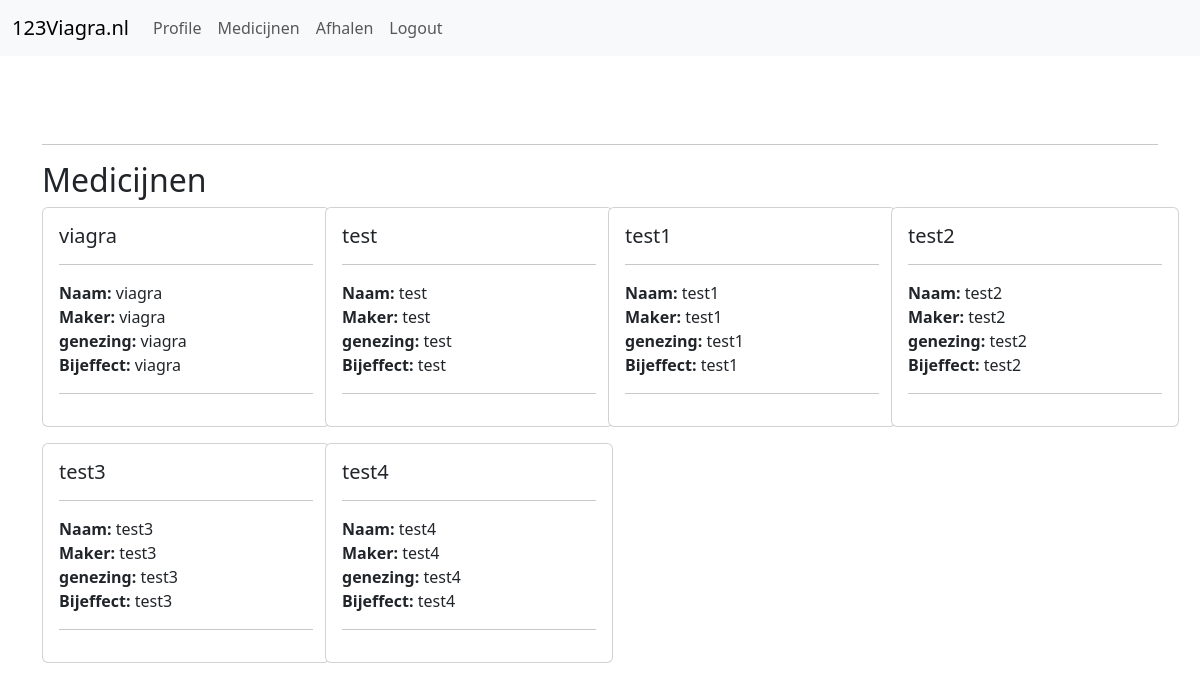
The page /medicijnen/ (signed in) on the database as committed earlier.
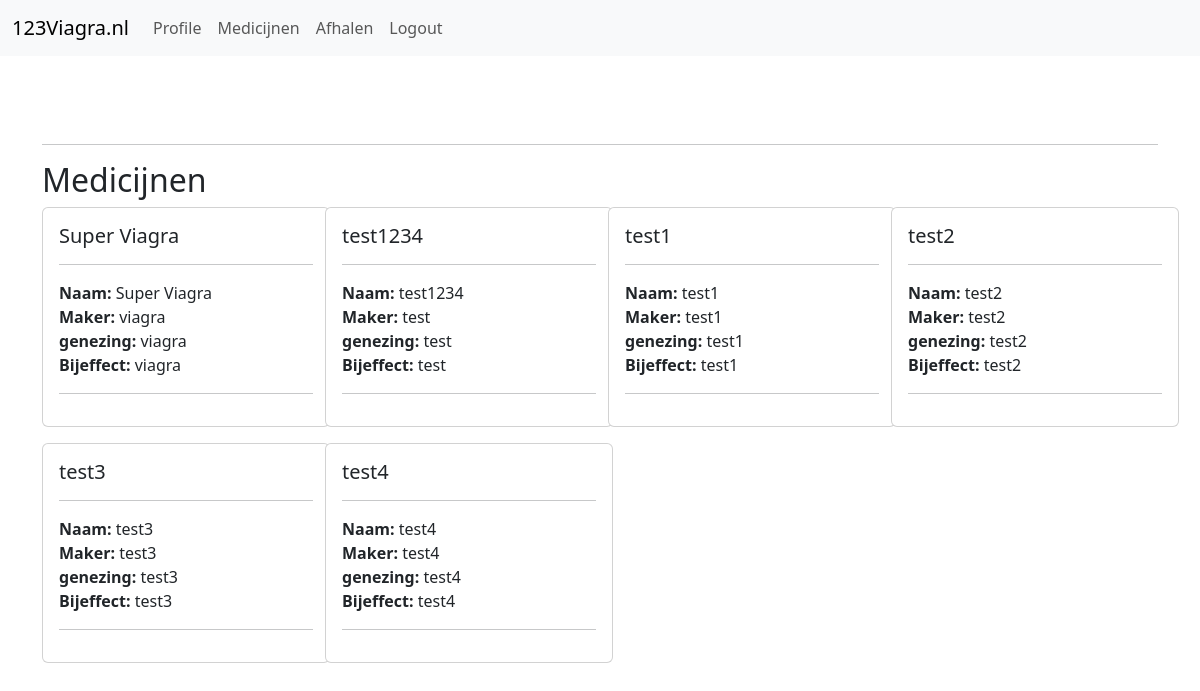
The same page on the database as committed later.
### base/models.py (models this page shows, shortened)
class Medicine(models.Model):
    name = models.CharField(max_length=100)
    manufacturer = models.CharField(max_length=100)
    cures = models.TextField()
    sideEffects = models.TextField()

### base/views.py (the view)
# urls.py: path("medicijnen/", views.medicijnen, name="medicijnen"),
@login_required
def medicijnen(request):
    medicijnenlijst = Medicine.objects.all()
    if request.method == "POST":
        form = medicijnForm(request.POST)
        if form.is_valid():
            form.save()
            return redirect("medicijnen")
    else:
        form = medicijnForm()
    context = {'medicijnen': medicijnenlijst, "form": form}
    return render(request, "base/medicijnen.html", context)

### base/templates/base/medicijnen.html (shortened to what this page needs)
{% extends 'base/base.html' %}
{% block content %}
    <br>
    <hr>
    <h2>Medicijnen</h2>
    <div class="row row-cols-xl-4 row-cols-md-3 row-cols-sm-1 g-3">
        {% for medicijn in medicijnen %}
            <div class="col">
                <div class="card" style="width: 18rem;">
                    <div class="card-body">
                        <h5 class="card-title">{{ medicijn.name }}</h5>
                        <hr>
                        <strong>Naam:</strong> {{ medicijn.name }} <br>
                        <strong>Maker:</strong> {{ medicijn.manufacturer }} <br>
                        <strong>genezing:</strong> {{ medicijn.cures }} <br>
                        <strong>Bijeffect:</strong> {{ medicijn.sideEffects }} <br>
                        <hr>
                    </div>
                </div>
            </div>
        {% endfor %}
    </div>
{% endblock %}

Rows that differ between the two databases and show on the page:
changed Medicine "viagra": name "viagra" → "Super Viagra"
changed Medicine "test": name "test" → "test1234"
